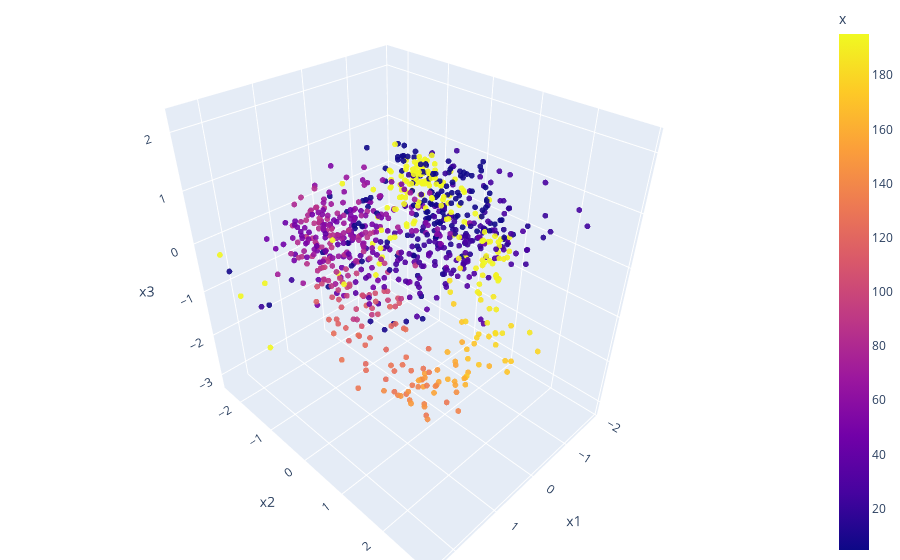

Here is the notebook cell this chart was saved with:
### Markdown cell above
## ICA

### Code cell
ica = FastICA(n_components=3, random_state=0, whiten='unit-variance')
ica_embedding = ica.fit_transform(parsedData)
ica_embedding = ica_embedding[:,0:3]

df = pd.DataFrame(ica_embedding, columns=['x1', 'x2', 'x3'])
df["x"] = data.x
df["lap"] = data.lap

fig = px.scatter_3d(df, x='x1', y='x2', z='x3', color='x', opacity=0.9, title="PCA")
fig.update_traces(marker_size=2)

# tight layout
fig.update_layout(margin=dict(l=0, r=0, b=0, t=0))
fig.show()

### Figure 1 — Plotly figure (JSON) as saved in the notebook; plotly's stock layout.template omitted (floating-point values rounded to 4 significant figures; data arrays with more than 128 entries replaced by an {"elided": "..."} marker saying what was removed)
{"data": [{"hovertemplate": "x1=%{x}<br>x2=%{y}<br>x3=%{z}<br>x=%{marker.color}<extra></extra>", "legendgroup": "", "marker": {"color": {"elided": "865 float values"}, "coloraxis": "coloraxis", "opacity": 0.9, "size": 2, "symbol": "circle"}, "mode": "markers", "name": "", "scene": "scene", "showlegend": false, "type": "scatter3d", "x": {"elided": "865 float values"}, "y": {"elided": "865 float values"}, "z": {"elided": "865 float values"}}], "layout": {"coloraxis": {"colorbar": {"title": {"text": "x"}}, "colorscale": [[0, "#0d0887"], [0.1111, "#46039f"], [0.2222, "#7201a8"], [0.3333, "#9c179e"], [0.4444, "#bd3786"], [0.5556, "#d8576b"], [0.6667, "#ed7953"], [0.7778, "#fb9f3a"], [0.8889, "#fdca26"], [1, "#f0f921"]]}, "legend": {"tracegroupgap": 0}, "margin": {"b": 0, "l": 0, "r": 0, "t": 0}, "scene": {"domain": {"x": [0, 1], "y": [0, 1]}, "xaxis": {"title": {"text": "x1"}}, "yaxis": {"title": {"text": "x2"}}, "zaxis": {"title": {"text": "x3"}}}, "title": {"text": "PCA"}}}
